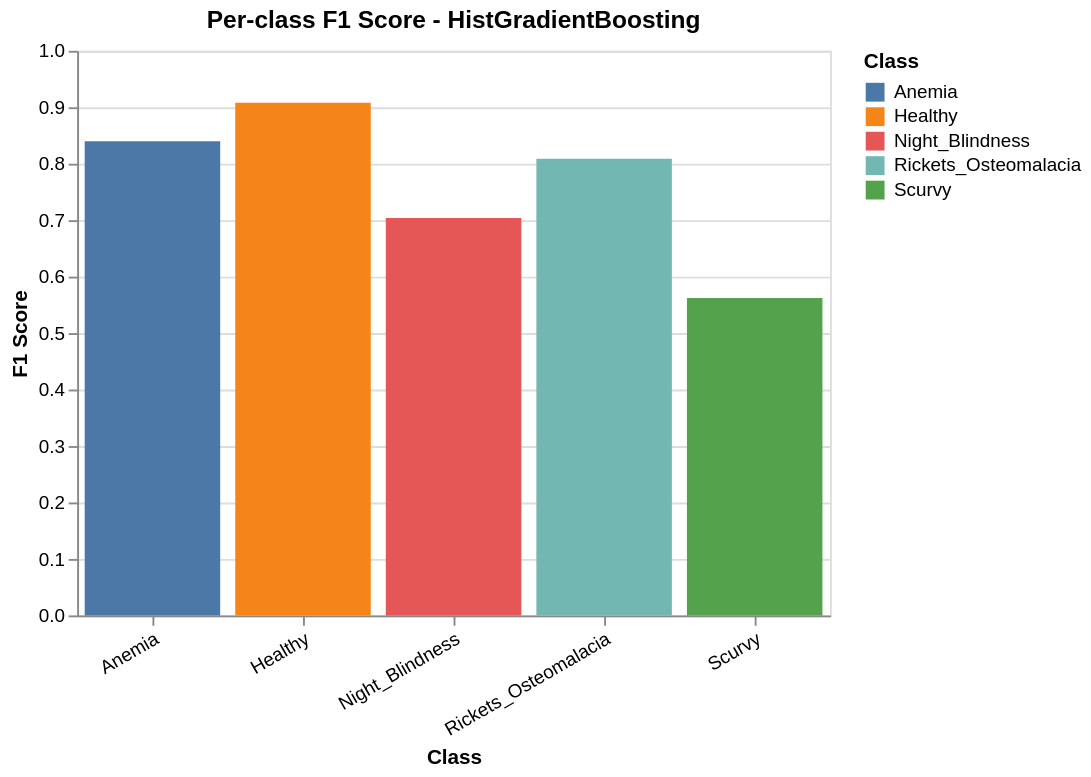

Source (notebook cell):
### Code cell
# Per-class F1
f1_scores = f1_score(y_val, y_val_pred, average=None, labels=classes)
data = pd.DataFrame({'Class': classes, 'F1 Score': f1_scores.round(3)})
chart = alt.Chart(data).mark_bar().encode(
    x=alt.X('Class:N', axis=alt.Axis(labelAngle=-30)),
    y=alt.Y('F1 Score:Q', scale=alt.Scale(domain=[0, 1])),
    color=alt.Color('Class:N', scale=alt.Scale(scheme='tableau10')),
    tooltip=['Class', alt.Tooltip('F1 Score:Q', format='.3f')]
).properties(width=400, height=300, title='Per-class F1 Score - HistGradientBoosting')
chart

### Figure 1 — Vega-Lite specification as saved in the notebook (floating-point values rounded to 4 significant figures)
{"config": {"view": {"continuousWidth": 300, "continuousHeight": 300}}, "data": {"name": "data-931f797d12ee3f7ba71e187395ea6c88"}, "mark": {"type": "bar"}, "encoding": {"color": {"field": "Class", "scale": {"scheme": "tableau10"}, "type": "nominal"}, "tooltip": [{"field": "Class", "type": "nominal"}, {"field": "F1 Score", "format": ".3f", "type": "quantitative"}], "x": {"axis": {"labelAngle": -30}, "field": "Class", "type": "nominal"}, "y": {"field": "F1 Score", "scale": {"domain": [0, 1]}, "type": "quantitative"}}, "height": 300, "title": "Per-class F1 Score - HistGradientBoosting", "width": 400, "$schema": "https://vega.github.io/schema/vega-lite/v5.20.1.json", "datasets": {"data-931f797d12ee3f7ba71e187395ea6c88": [{"Class": "Anemia", "F1 Score": 0.84}, {"Class": "Healthy", "F1 Score": 0.908}, {"Class": "Night_Blindness", "F1 Score": 0.704}, {"Class": "Rickets_Osteomalacia", "F1 Score": 0.809}, {"Class": "Scurvy", "F1 Score": 0.562}]}}
